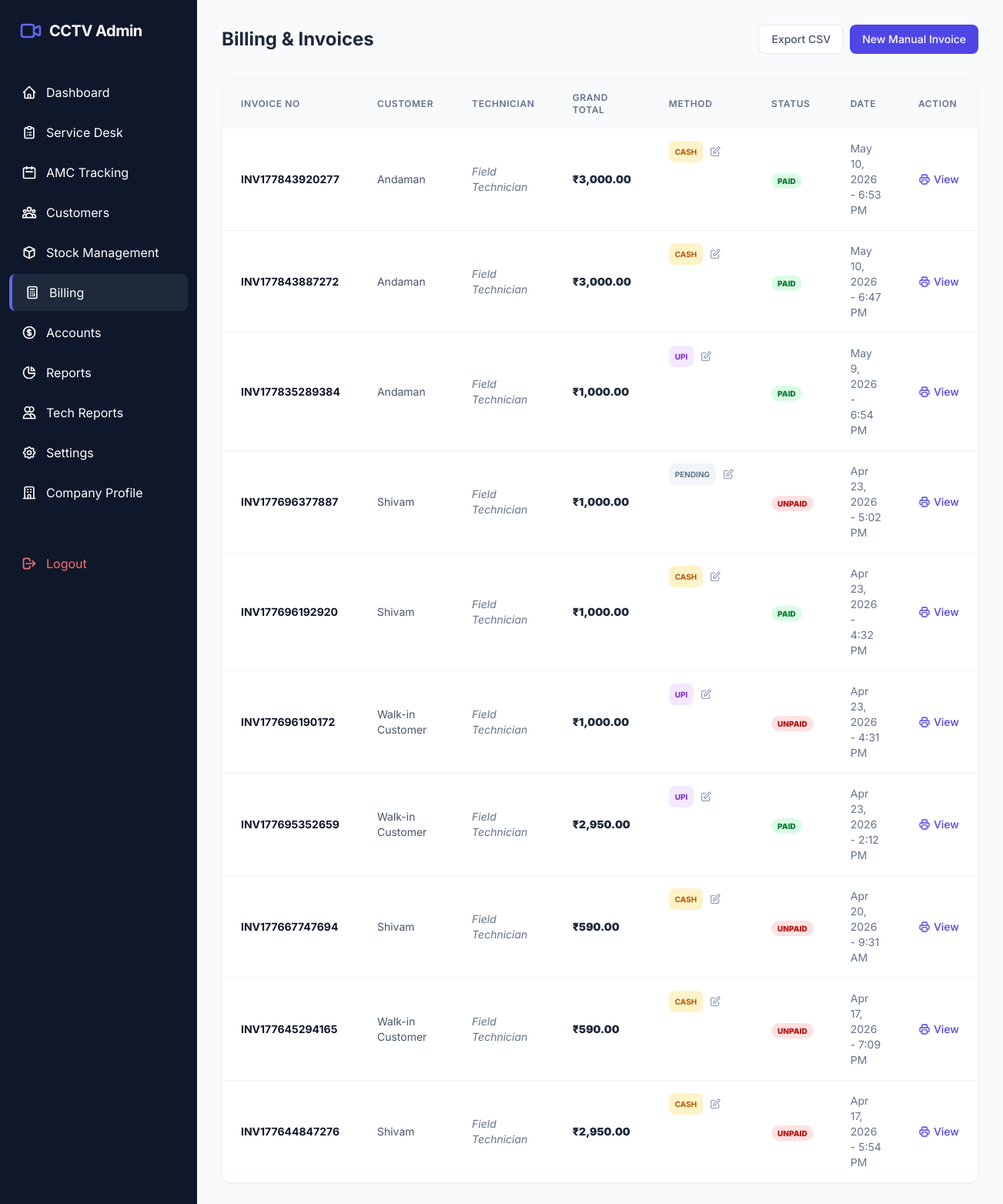
Page /admin/billing.php (signed in) on the committed database.
### tables this page shows
CREATE TABLE `invoices` (
  `id` int(11) NOT NULL,
  `complaint_id` int(11) DEFAULT NULL,
  `invoice_no` varchar(50) NOT NULL,
  `subtotal` decimal(10,2) DEFAULT NULL,
  `gst_amount` decimal(10,2) DEFAULT NULL,
  `grand_total` decimal(10,2) DEFAULT NULL,
  `payment_status` enum('Paid','Unpaid','Partial') DEFAULT 'Unpaid',
  `payment_method` enum('Cash','UPI') DEFAULT 'Cash',
  `created_at` timestamp NOT NULL DEFAULT current_timestamp()
);

CREATE TABLE `customers` (
  `id` int(11) NOT NULL,
  `customer_name` varchar(150) NOT NULL,
  `phone` varchar(15) NOT NULL,
  `address` text NOT NULL,
  `gst_number` varchar(20) DEFAULT NULL,
  `has_active_amc` tinyint(1) DEFAULT 0,
  `created_at` timestamp NOT NULL DEFAULT current_timestamp()
);

CREATE TABLE `users` (
  `id` int(11) NOT NULL,
  `fullname` varchar(100) NOT NULL,
  `email` varchar(100) NOT NULL,
  `address` text DEFAULT NULL,
  `password` varchar(255) NOT NULL,
  `phone` varchar(15) DEFAULT NULL,
  `role` enum('admin','technician') DEFAULT 'technician',
  `status` tinyint(1) DEFAULT 1 COMMENT '1: Active, 0: Inactive',
  `rating` decimal(3,2) DEFAULT 5.00,
  `created_at` timestamp NOT NULL DEFAULT current_timestamp()
);

### admin/billing.php (the view, shortened to what this page needs)
<?php
require_once '../includes/db_connect.php';
require_once '../includes/header.php';
try {
    $stmt = $pdo->query("SELECT i.*, cust.customer_name, u.fullname as tech_name
                         FROM invoices i
                         JOIN complaints c ON i.complaint_id = c.id
                         JOIN customers cust ON c.customer_id = cust.id
                         LEFT JOIN users u ON c.assigned_tech_id = u.id
                         ORDER BY i.created_at DESC");
    $invoices = $stmt->fetchAll();
} catch (PDOException $e) {
    echo "Error: " . $e->getMessage();
}
?>
<div class="space-y-8">
    <div class="flex items-center justify-between">
        <h2 class="text-2xl font-bold text-slate-800">Billing & Invoices</h2>
        <div class="flex gap-2">
            <button class="bg-white border border-slate-200 text-slate-600 px-4 py-2 rounded-lg text-sm font-medium hover:bg-slate-50 transition">Export CSV</button>
            <button class="bg-indigo-600 text-white px-4 py-2 rounded-lg text-sm font-medium hover:bg-indigo-700 transition">New Manual Invoice</button>
        </div>
    </div>
    <div class="bg-white rounded-xl shadow-sm border border-slate-100 overflow-hidden">
        <div class="overflow-x-auto">
            <table class="w-full text-left">
                <thead>
                    <tr class="bg-slate-50 text-slate-500 text-xs uppercase tracking-wider">
                        <th class="px-6 py-4 font-semibold">Invoice No</th>
                        <th class="px-6 py-4 font-semibold">Customer</th>
                        <th class="px-6 py-4 font-semibold">Technician</th>
                        <th class="px-6 py-4 font-semibold">Grand Total</th>
                        <th class="px-6 py-4 font-semibold">Method</th>
                        <th class="px-6 py-4 font-semibold">Status</th>
                        <th class="px-6 py-4 font-semibold">Date</th>
                        <th class="px-6 py-4 font-semibold">Action</th>
                    </tr>
                </thead>
                <tbody class="divide-y divide-slate-100">
                    <?php if (empty($invoices)): ?>
                        <tr><td colspan="6" class="px-6 py-8 text-center text-slate-400">No invoices generated yet.</td></tr>
                    <?php else: ?>
                        <?php foreach ($invoices as $invoice): ?>
                        <tr class="hover:bg-slate-50 transition">
                            <td class="px-6 py-4 text-sm font-bold text-slate-900"><?php echo htmlspecialchars($invoice['invoice_no']); ?></td>
                            <td class="px-6 py-4 text-sm text-slate-600"><?php echo htmlspecialchars($invoice['customer_name']); ?></td>
                            <td class="px-6 py-4 text-sm text-slate-500 italic"><?php echo htmlspecialchars($invoice['tech_name'] ?? 'Not Assigned'); ?></td>
                            <td class="px-6 py-4 text-sm font-black text-slate-800">₹<?php echo number_format($invoice['grand_total'], 2); ?></td>
                            <td class="px-6 py-4 text-sm flex items-center gap-2">
                                <span class="px-2 py-1 rounded-lg text-[10px] font-bold uppercase <?php
                                    if (!$invoice['payment_method']) echo 'bg-slate-100 text-slate-500';
                                    elseif ($invoice['payment_method'] === 'UPI') echo 'bg-purple-100 text-purple-700';
                                    else echo 'bg-amber-100 text-amber-700';
                                ?>">
                                    <?php echo $invoice['payment_method'] ?: 'PENDING'; ?>
                                </span>
                                <button onclick="openEditPaymentModal(<?php echo $invoice['id']; ?>, '<?php echo $invoice['payment_method']; ?>', '<?php echo $invoice['payment_status']; ?>')" class="text-slate-400 hover:text-indigo-600 transition" title="Edit Payment Details">
                                    <svg xmlns="http://www.w3.org/2000/svg" class="h-4 w-4" fill="none" viewBox="0 0 24 24" stroke="currentColor"><path stroke-linecap="round" stroke-linejoin="round" stroke-width="2" d="M11 5H6a2 2 0 00-2 2v11a2 2 0 002 2h11a2 2 0 002-2v-5m-1.414-9.414a2 2 0 112.828 2.828L11.828 15H9v-2.828l8.586-8.586z" /></svg>
                                </button>
                            </td>
                            <td class="px-6 py-4">
                                <?php
                                    $paymentClasses = [
                                        'Paid' => 'bg-green-100 text-green-700',
                                        'Unpaid' => 'bg-red-100 text-red-700',
                                        'Partial' => 'bg-yellow-100 text-yellow-700',
                                    ];
                                    $class = $paymentClasses[$invoice['payment_status']] ?? 'bg-slate-100 text-slate-700';
                                ?>
                                <span class="px-2 py-1 rounded-full text-[10px] font-black uppercase <?php echo $class; ?>">
                                    <?php echo $invoice['payment_status']; ?>
                                </span>
                            </td>
                            <td class="px-6 py-4 text-sm text-slate-500"><?php echo date('M j, Y - g:i A', strtotime($invoice['created_at'])); ?></td>
                            <td class="px-6 py-4 text-sm">
                                <a href="invoice_gen.php?id=<?php echo $invoice['complaint_id']; ?>&print=1" target="_blank" class="text-indigo-600 hover:text-indigo-800 font-medium flex items-center gap-1">
                                    View
                                </a>
                            </td>
                        </tr>
                        <?php endforeach; ?>
                    <?php endif; ?>
                </tbody>
            </table>
        </div>
    </div>
</div>
<?php require_once '../includes/footer.php'; ?>

### includes/header.php (style rules this page uses)
body { font-family: 'Inter', sans-serif; }

### rows in the picture
invoices: invoice_no "INV177843920277", customers.customer_name "Andaman", users.fullname "Field Technician", grand_total "3,000.00", payment_method "CASH", payment_status "PAID", created_at "May 10, 2026 - 6:53 PM"
invoices: invoice_no "INV177843887272", customers.customer_name "Andaman", users.fullname "Field Technician", grand_total "3,000.00", payment_method "CASH", payment_status "PAID", created_at "May 10, 2026 - 6:47 PM"
invoices: invoice_no "INV177835289384", customers.customer_name "Andaman", users.fullname "Field Technician", grand_total "1,000.00", payment_method "UPI", payment_status "PAID", created_at "May 9, 2026 - 6:54 PM"
invoices: invoice_no "INV177696377887", customers.customer_name "Shivam", users.fullname "Field Technician", grand_total "1,000.00", payment_method "PENDING", payment_status "UNPAID", created_at "Apr 23, 2026 - 5:02 PM"
invoices: invoice_no "INV177696192920", customers.customer_name "Shivam", users.fullname "Field Technician", grand_total "1,000.00", payment_method "CASH", payment_status "PAID", created_at "Apr 23, 2026 - 4:32 PM"
invoices: invoice_no "INV177696190172", customers.customer_name "Walk-in Customer", users.fullname "Field Technician", grand_total "1,000.00", payment_method "UPI", payment_status "UNPAID", created_at "Apr 23, 2026 - 4:31 PM"
invoices: invoice_no "INV177695352659", customers.customer_name "Walk-in Customer", users.fullname "Field Technician", grand_total "2,950.00", payment_method "UPI", payment_status "PAID", created_at "Apr 23, 2026 - 2:12 PM"
invoices: invoice_no "INV177667747694", customers.customer_name "Shivam", users.fullname "Field Technician", grand_total "590.00", payment_method "CASH", payment_status "UNPAID", created_at "Apr 20, 2026 - 9:31 AM"
invoices: invoice_no "INV177645294165", customers.customer_name "Walk-in Customer", users.fullname "Field Technician", grand_total "590.00", payment_method "CASH", payment_status "UNPAID", created_at "Apr 17, 2026 - 7:09 PM"
invoices: invoice_no "INV177644847276", customers.customer_name "Shivam", users.fullname "Field Technician", grand_total "2,950.00", payment_method "CASH", payment_status "UNPAID", created_at "Apr 17, 2026 - 5:54 PM"
